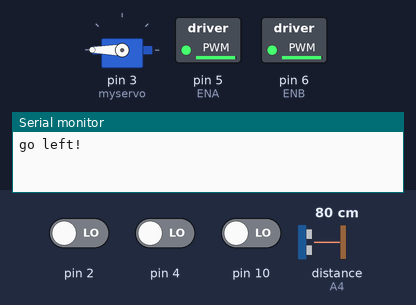
The sketch below on a simulated Arduino Uno, built with avr-gcc and run on an emulated ATmega328P. Shown: servo, switched loads named in the sketch (green lamp = pin HIGH), the last lines printed to the serial monitor. Wiring (inferred from the names in the program): ultrasonic range finder: trigger A5; echo A4. The inputs (shaded band) are chosen by the test bench; at power-on: pin 2 LOW, pin 4 LOW, distance to the obstacle (sensor on A4) 80 cm, pin 10 LOW. The echo pulse lasts 58.3 µs per cm; pins used as bus, display or sensor lines are not drawn.

Above: at 1.2 s.
1.3 s: pin 2 driven HIGH
At 2.1 s:
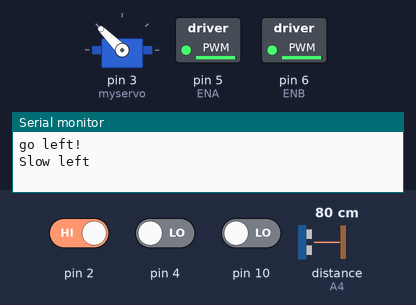
2.8 s: pin 2 driven LOW and pin 4 driven HIGH
At 4.0 s:
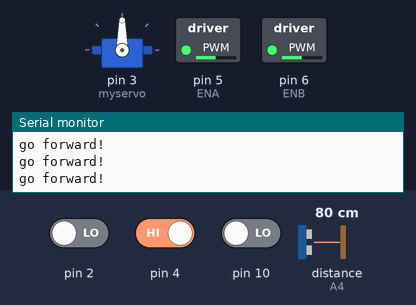
4.3 s: distance to the obstacle (sensor on A4) set to 19 cm
7.3 s: distance to the obstacle (sensor on A4) set to 14 cm
At 8.5 s:
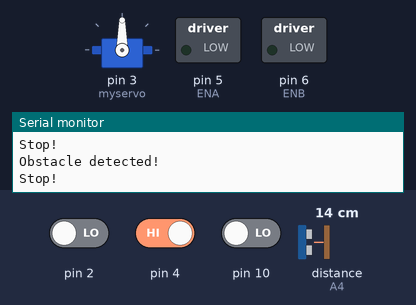
8.8 s: distance to the obstacle (sensor on A4) set to 250 cm
At 9.9 s:
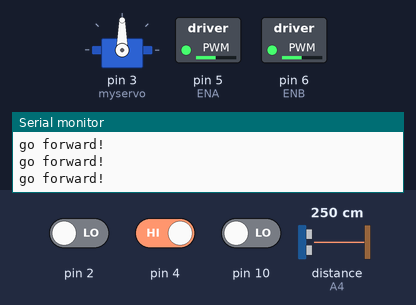
10.3 s: pin 4 driven LOW
At 11.5 s:
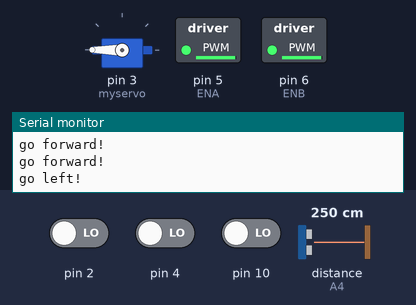
Timing chart, 0 to 12.8 s (numbered marks = the images above; inputs shaded):
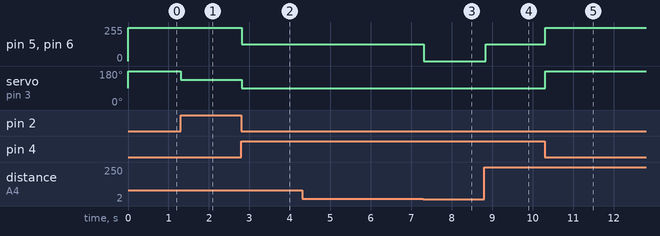

The sketch:

Line_Follow_Obstacle_Stop.ino
```cpp
//Custom code modified by Mr. Harms
//03.28.2024

//Line Tracking IO define
#include <Servo.h> //servo library
Servo myservo; // create servo object to control servo

#define LT_R digitalRead(10)
#define LT_M digitalRead(4)
#define LT_L digitalRead(2)


const int ENA = 5;  // Enable pin for motor A
const int ENB = 6;  // Enable pin for motor B
const int IN1 = 7;  // Control pin 1 for motor A
const int IN2 = 8;  // Control pin 2 for motor A
const int IN3 = 9;  // Control pin 1 for motor B
const int IN4 = 11; // Control pin 2 for motor B

#define carSpeed 125
#define turnSpeed 250
#define spinSpeed 250

int echo = A4;
int trig = A5;

int dist = 1000;
int threshold = 15;
int sensorReading = 4;


void forward(){
  myservo.write(90);
  analogWrite(ENA, carSpeed);
  analogWrite(ENB, carSpeed);
  digitalWrite(IN1, HIGH);
  digitalWrite(IN2, LOW);
  digitalWrite(IN3, LOW);
  digitalWrite(IN4, HIGH);
  Serial.println("go forward!");
}

void back(){
  analogWrite(ENA, carSpeed);
  analogWrite(ENB, carSpeed);
  digitalWrite(IN1, LOW);
  digitalWrite(IN2, HIGH);
  digitalWrite(IN3, HIGH);
  digitalWrite(IN4, LOW);
  Serial.println("go back!");
}

void turnRight(){
  myservo.write(45);
  analogWrite(ENA,turnSpeed); //enable L298n A channel
  analogWrite(ENB,turnSpeed); //enable L298n B channel
  digitalWrite(IN1,HIGH); //set IN1 hight level
  digitalWrite(IN2,LOW);  //set IN2 low level
  digitalWrite(IN3,LOW);  //set IN3 low level
  digitalWrite(IN4,LOW); //set IN4 low level
  Serial.println("Slow right");//send message to serial monitor
}

void turnLeft(){
  myservo.write(135);
  analogWrite(ENA,turnSpeed); //enable L298n A channel
  analogWrite(ENB,turnSpeed); //enable L298n B channel
  digitalWrite(IN1,LOW); //set IN1 hight level
  digitalWrite(IN2,LOW);  //set IN2 low level
  digitalWrite(IN3,LOW);  //set IN3 low level
  digitalWrite(IN4,HIGH); //set IN4 low level
  Serial.println("Slow left");//send message to serial monitor
}
void spinLeft(){
  myservo.write(180);
  analogWrite(ENA, spinSpeed);
  analogWrite(ENB, spinSpeed);
  digitalWrite(IN1, LOW);
  digitalWrite(IN2, HIGH);
  digitalWrite(IN3, LOW);
  digitalWrite(IN4, HIGH);
  Serial.println("go left!");
}

void spinRight(){
  myservo.write(0);
  analogWrite(ENA, spinSpeed);
  analogWrite(ENB, spinSpeed);
  digitalWrite(IN1, HIGH);
  digitalWrite(IN2, LOW);
  digitalWrite(IN3, HIGH);
  digitalWrite(IN4, LOW);
  Serial.println("go right!");
}

void stop(){
   digitalWrite(ENA, LOW);
   digitalWrite(ENB, LOW);
   Serial.println("Stop!");
}

int getDistance()
{
  digitalWrite(trig, LOW);
  delayMicroseconds(2);
  digitalWrite(trig, HIGH);
  delayMicroseconds(20);
  digitalWrite(trig, LOW);
  float Fdistance = pulseIn(echo, HIGH);
  Fdistance= Fdistance/58;
  return (int)Fdistance;
}

void setup(){
  myservo.attach(3);// attach servo on pin 3 to servo object
  myservo.write(90);
  Serial.begin(9600);
  pinMode(ENA, OUTPUT);
  pinMode(ENB, OUTPUT);
  pinMode(echo, INPUT);
  pinMode(trig, OUTPUT);
  pinMode(LT_R,INPUT);
  pinMode(LT_M,INPUT);
  pinMode(LT_L,INPUT);
}

int lastKnownDirection = 0; // 0 = Center, 1 = Right, -1 = Left

void loop() {
  int distance = getDistance(); // Get distance from sensor

  if (distance <= threshold) {
    stop(); // Stop if obstacle detected within threshold
    Serial.println("Obstacle detected!");
    return; // Skip rest of loop
  }

  if (LT_M) { // Middle sensor on the line
    forward();
    lastKnownDirection = 0;
  }
  else if (LT_R) { // Right sensor on the line
    turnRight();
    while (LT_R); // Keep turning right until line is lost
    lastKnownDirection = 1;
  }
  else if (LT_L) { // Left sensor on the line
    turnLeft();
    while (LT_L); // Keep turning left until line is lost
    lastKnownDirection = -1;
  }
  else if (!LT_M && !LT_R && !LT_L) { // No line detected
    if (lastKnownDirection == 1) {
      turnRight();
    } else if (lastKnownDirection == -1) {
      turnLeft();
    } else {
      spinLeft(); // Default action if direction is unknown
    }
    while (!LT_M && !LT_R && !LT_L);
  }
}
```

Measured:
- the behaviour switches between 17 and 16 cm on distance to the obstacle (sensor on A4) (found by bisection; images 2 and 3)
- after the input at 1.3 s, servo on pin 3 (myservo): 180° → 135° at once
- after the input at 2.8 s, pin 5 (ENA), pin 6 (ENB): 250/255 → 125/255 at once; servo on pin 3 (myservo): 135° → 90° at once
- after the input at 7.3 s, pin 5 (ENA), pin 6 (ENB): 125/255 → 0/255 at once
- after the input at 8.8 s, pin 5 (ENA), pin 6 (ENB): 0/255 → 125/255 at once
- after the input at 10.3 s, pin 5 (ENA), pin 6 (ENB): 125/255 → 250/255 at once; servo on pin 3 (myservo): 90° → 180° at once
